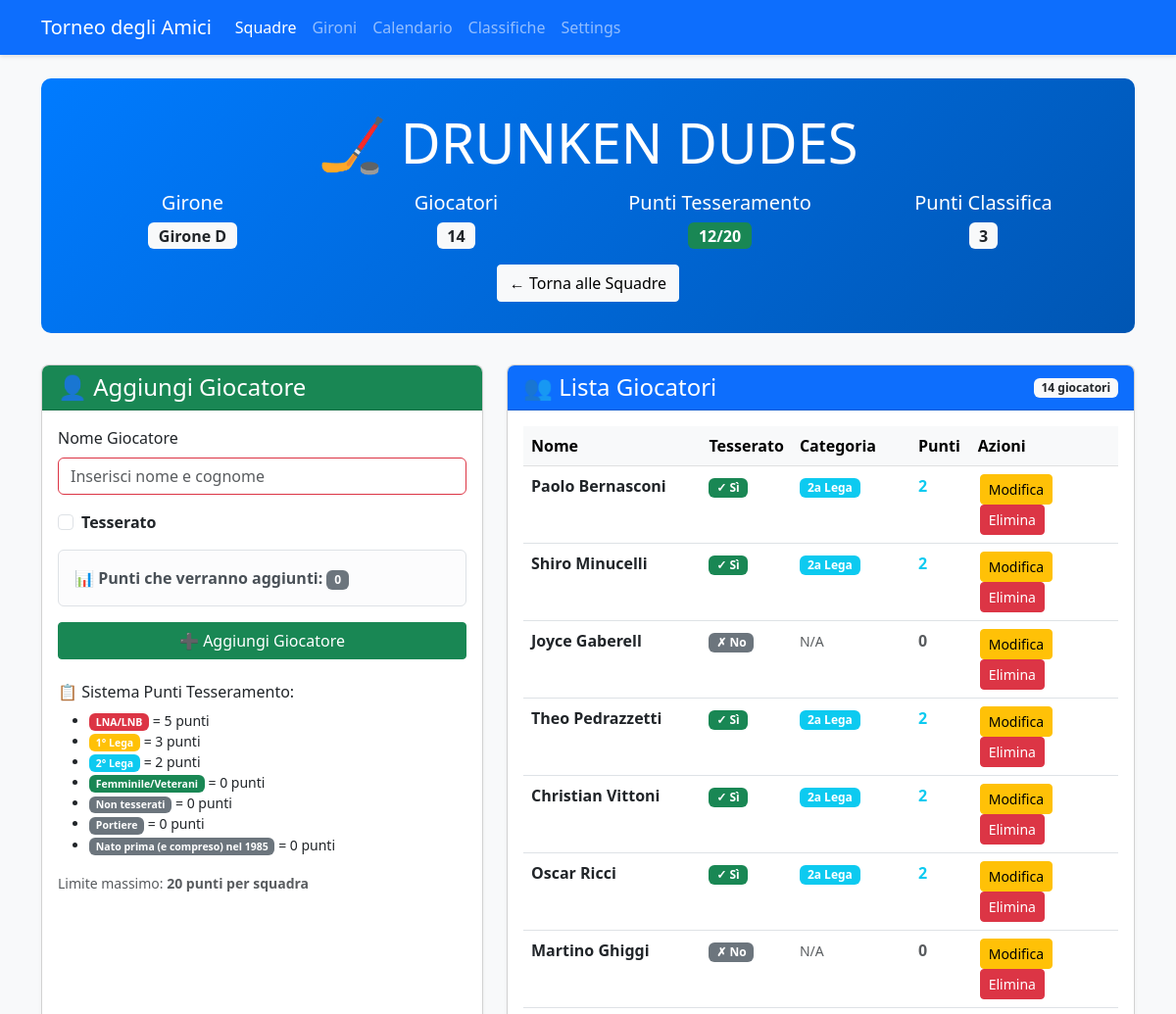
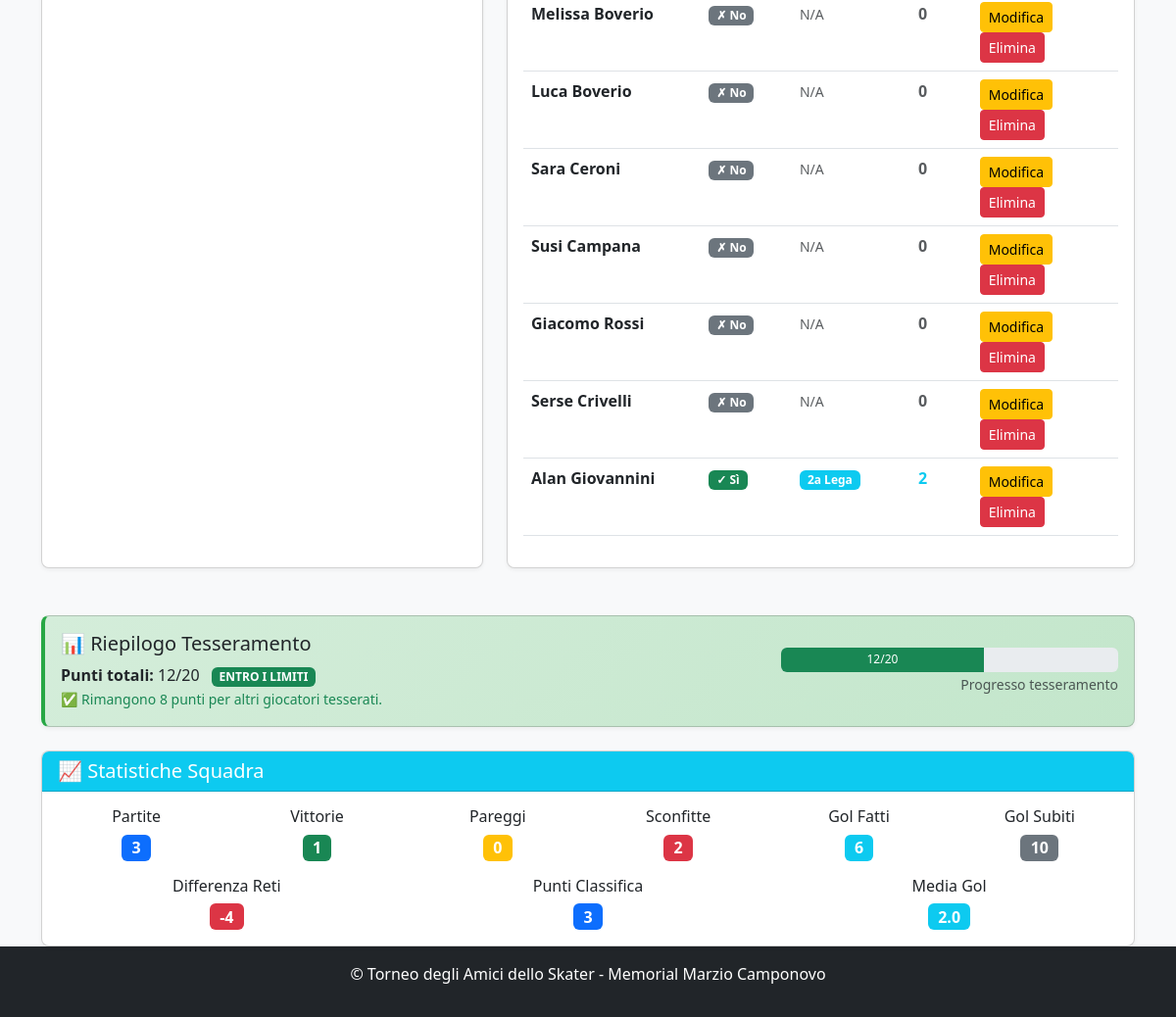
/team/6, run on an earlier commit of the app's database (2 pictures, top to bottom).
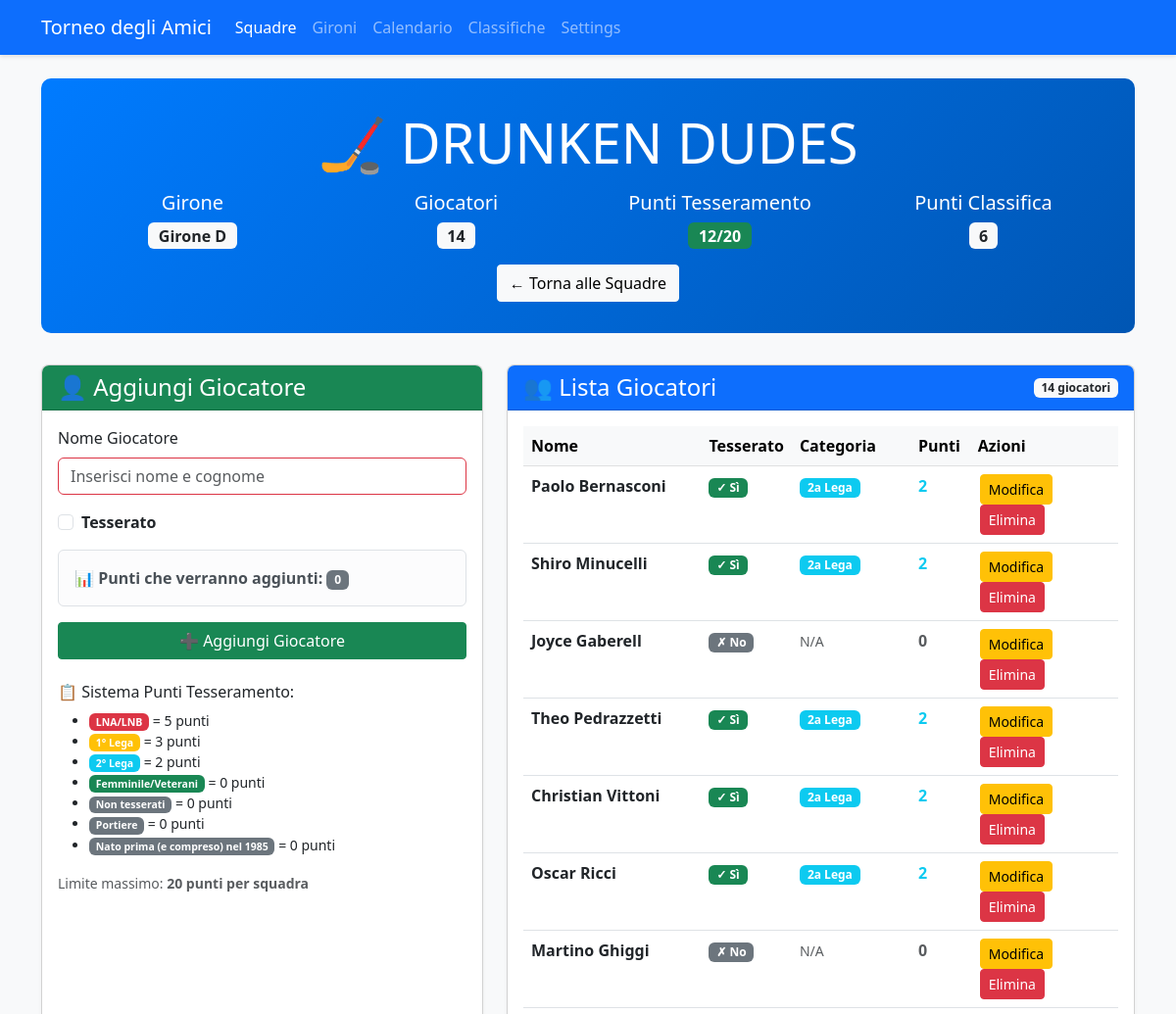
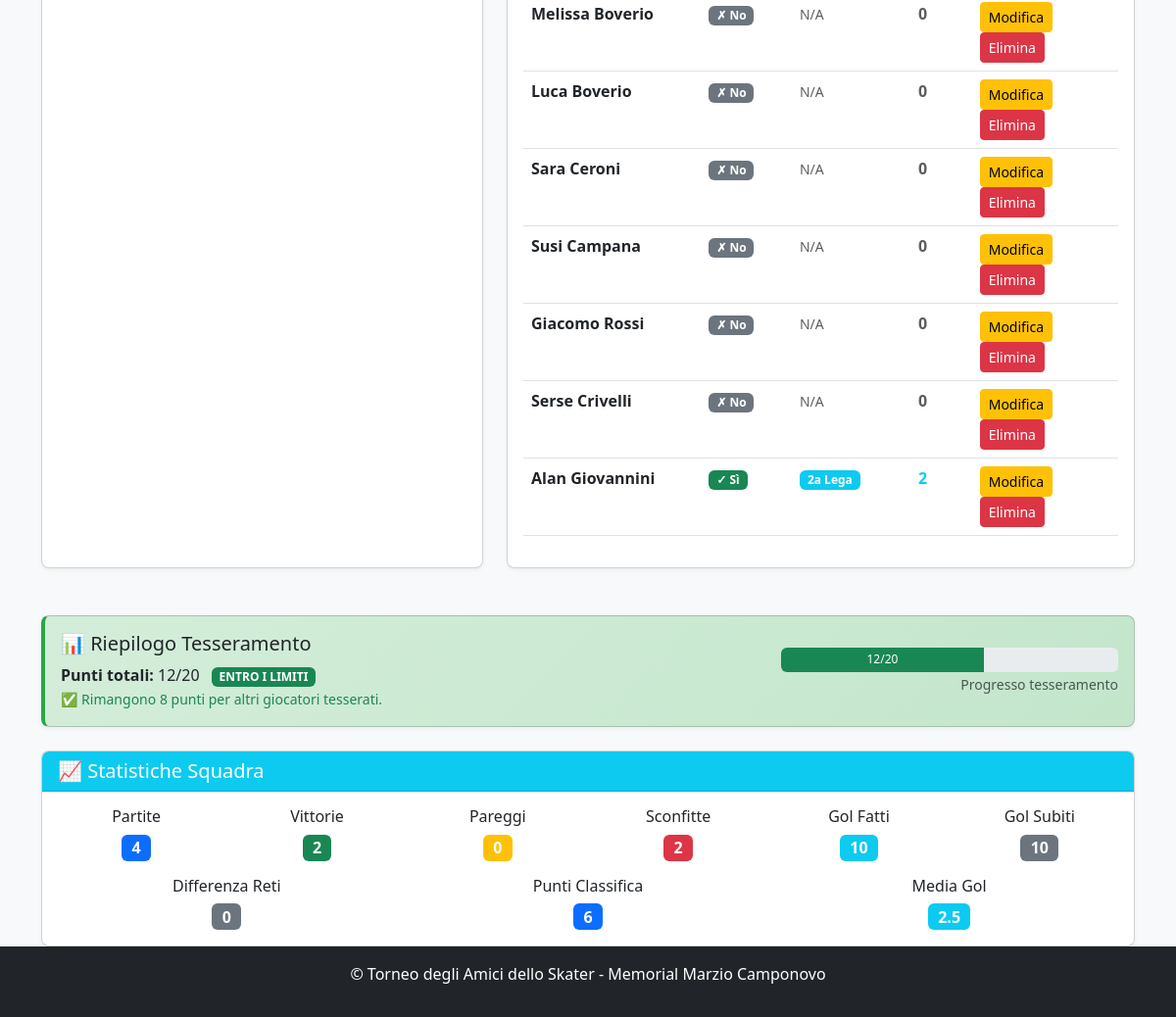
And on a later commit of the database (2 pictures, top to bottom).
### app.py (models this page shows)
class Team(db.Model):
    id = db.Column(db.Integer, primary_key=True)
    name = db.Column(db.String(100), nullable=False, unique=True)
    group = db.Column(db.String(1))  # A, B, C, or D
    group_order = db.Column(db.Integer, default=0)  # NUOVO CAMPO per l'ordinamento nel girone
    players = db.relationship('Player', backref='team', lazy=True)
    matches = db.relationship(
        'Match',
        primaryjoin="or_(Team.id == Match.team1_id, Team.id == Match.team2_id)",
        lazy=True,
        overlaps="team1,team2"
    )
    wins = db.Column(db.Integer, default=0)
    losses = db.Column(db.Integer, default=0)
    draws = db.Column(db.Integer, default=0)
    goals_for = db.Column(db.Integer, default=0)
    goals_against = db.Column(db.Integer, default=0)
    points = db.Column(db.Integer, default=0)
    @property
    def goal_difference(self):
        return self.goals_for - self.goals_against
    @property
    def games_played(self):
        return self.wins + self.losses + self.draws
    @property
    def player_points_total(self):
        return sum(player.registration_points for player in self.players)

### app.py (the view, shortened to what this page needs)
@app.route('/team/<int:team_id>', methods=['GET', 'POST'])
def team_detail(team_id):
    team = Team.query.get_or_404(team_id)
    return render_template('team_detail.html', team=team)

### app.py (called while the page is built, shortened)
@app.teardown_appcontext
def cleanup_db(error):
    if error:
        db.session.rollback()
    db.session.remove()

def get_tournament_dates():
    try:
        if db.inspect(db.engine).has_table('tournament_settings'):
            settings = TournamentSettings.query.first()
            if settings and settings.qualification_day1:
                return {
                    'qualification_day1': settings.qualification_day1,
                    'qualification_day2': settings.qualification_day2,
                    'quarterfinals_ml': settings.quarterfinals_ml_date,
                    'quarterfinals_bl': settings.quarterfinals_bl_date,
                    'semifinals_ml': settings.semifinals_ml_date,
                    'semifinals_bl': settings.semifinals_bl_date,
                    'finals': settings.finals_date
                }
    except Exception as e:
        print(f"Errore nel recupero date da settings: {e}")

### templates/team_detail.html (shortened to what the changed rows need)
<!DOCTYPE html>
<html lang="it">
<head>
    <link rel="stylesheet" href="https://cdn.jsdelivr.net/npm/bootstrap@5.3.0/dist/css/bootstrap.min.css">
    <link rel="stylesheet" href="{{ url_for('static', filename='style.css') }}">
</head>
<body class="d-flex flex-column min-vh-100">
    <div class="container mt-4">
        <div class="team-header text-center">
            <h1 class="display-4 mb-3">🏒 {{ team.name }}</h1>
            <div class="row">
                <div class="col-md-3">
                    <h5>Girone</h5>
                    <span class="badge bg-light text-dark fs-6">
                        {% if team.group %}Girone {{ team.group }}{% else %}Non assegnato{% endif %}
                    </span>
                </div>
                <div class="col-md-3">
                </div>
                <div class="col-md-3">
                </div>
                <div class="col-md-3">
                    <h5>Punti Classifica</h5>
                    <span class="badge bg-light text-dark fs-6">{{ team.points }}</span>
                </div>
            </div>
            <div class="mt-3">
                <a href="{{ url_for('teams') }}" class="btn btn-light">
                </a>
            </div>
        </div>
        <div class="row">
            <div class="col-lg-7 mb-4">
                <div class="card h-100">
                    <div class="card-body">
                        {% if team.players %}
                            <div class="table-responsive">
                                <table class="table table-hover">
                                    <thead class="table-light">
                                        <tr>
                                            <th width="30%">Nome</th>
                                            <th width="15%">Tesserato</th>
                                            <th width="20%">Categoria</th>
                                            <th width="10%">Punti</th>
                                            <th width="25%">Azioni</th>
                                        </tr>
                                    </thead>
                                </table>
                            </div>
                        {% endif %}
                    </div>
                </div>
            </div>
        </div>
        {% if team.games_played > 0 %}
        <div class="row mt-4">
            <div class="col-12">
                <div class="card">
                    <div class="card-header bg-info text-white">
                        <h5 class="mb-0">📈 Statistiche Squadra</h5>
                    </div>
                    <div class="card-body">
                        <div class="row text-center">
                            <div class="col-md-2">
                                <h6>Partite</h6>
                                <span class="badge bg-primary fs-6">{{ team.games_played }}</span>
                            </div>
                            <div class="col-md-2">
                                <h6>Vittorie</h6>
                                <span class="badge bg-success fs-6">{{ team.wins }}</span>
                            </div>
                            <div class="col-md-2">
                                <h6>Pareggi</h6>
                                <span class="badge bg-warning fs-6">{{ team.draws }}</span>
                            </div>
                            <div class="col-md-2">
                                <h6>Sconfitte</h6>
                                <span class="badge bg-danger fs-6">{{ team.losses }}</span>
                            </div>
                            <div class="col-md-2">
                                <h6>Gol Fatti</h6>
                                <span class="badge bg-info fs-6">{{ team.goals_for }}</span>
                            </div>
                            <div class="col-md-2">
                                <h6>Gol Subiti</h6>
                                <span class="badge bg-secondary fs-6">{{ team.goals_against }}</span>
                            </div>
                        </div>
                        <div class="row text-center mt-3">
                            <div class="col-md-4">
                                <h6>Differenza Reti</h6>
                                <span class="badge {% if team.goal_difference > 0 %}bg-success{% elif team.goal_difference < 0 %}bg-danger{% else %}bg-secondary{% endif %} fs-6">
                                    {{ '+' if team.goal_difference > 0 else '' }}{{ team.goal_difference }}
                                </span>
                            </div>
                            <div class="col-md-4">
                                <h6>Punti Classifica</h6>
                                <span class="badge bg-primary fs-6">{{ team.points }}</span>
                            </div>
                            <div class="col-md-4">
                                <h6>Media Gol</h6>
                                <span class="badge bg-info fs-6">
                                    {{ (team.goals_for / team.games_played)|round(1) if team.games_played > 0 else 0 }}
                                </span>
                            </div>
                        </div>
                    </div>
                </div>
            </div>
        </div>
        {% endif %}
    </div>
</body>
</html>

What changed in the data, as far as the page shows it:
changed Team "DRUNKEN DUDES": points "3" → "6"; games_played "3" → "4"; wins "1" → "2"; goals_for "6" → "10"; goal_difference "-4" → "0"; wins+losses+draws "2.0" → "2.5"
